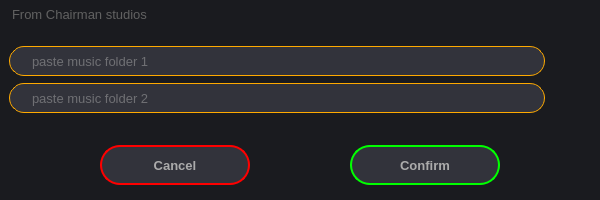
<?xml version="1.0" encoding="UTF-8"?>
<ui version="4.0">
 <class>MainWindow</class>
 <widget class="QMainWindow" name="MainWindow">
  <property name="geometry">
   <rect>
    <x>0</x>
    <y>0</y>
    <width>600</width>
    <height>200</height>
   </rect>
  </property>
  <property name="minimumSize">
   <size>
    <width>600</width>
    <height>200</height>
   </size>
  </property>
  <property name="maximumSize">
   <size>
    <width>600</width>
    <height>200</height>
   </size>
  </property>
  <property name="windowTitle">
   <string>MainWindow</string>
  </property>
  <property name="styleSheet">
   <string notr="true">background-color: rgb(58, 58, 58);</string>
  </property>
  <widget class="QWidget" name="centralwidget">
   <property name="styleSheet">
    <string notr="true">QFrame *{
	border: none;
	background-color: rgb(26, 27, 31);
}

QWidget *{
	border: none;
	background-color: rgb(26, 27, 31);
}</string>
   </property>
   <layout class="QVBoxLayout" name="verticalLayout">
    <property name="spacing">
     <number>0</number>
    </property>
    <property name="leftMargin">
     <number>0</number>
    </property>
    <property name="topMargin">
     <number>0</number>
    </property>
    <property name="rightMargin">
     <number>0</number>
    </property>
    <property name="bottomMargin">
     <number>0</number>
    </property>
    <item>
     <widget class="QFrame" name="title_bar">
      <property name="minimumSize">
       <size>
        <width>0</width>
        <height>30</height>
       </size>
      </property>
      <property name="maximumSize">
       <size>
        <width>16777215</width>
        <height>30</height>
       </size>
      </property>
      <property name="styleSheet">
       <string notr="true"/>
      </property>
      <property name="frameShape">
       <enum>QFrame::NoFrame</enum>
      </property>
      <property name="frameShadow">
       <enum>QFrame::Raised</enum>
      </property>
      <layout class="QHBoxLayout" name="horizontalLayout_3">
       <property name="spacing">
        <number>0</number>
       </property>
       <property name="leftMargin">
        <number>5</number>
       </property>
       <property name="topMargin">
        <number>0</number>
       </property>
       <property name="rightMargin">
        <number>0</number>
       </property>
       <property name="bottomMargin">
        <number>0</number>
       </property>
       <item>
        <widget class="QLabel" name="label_2">
         <property name="text">
          <string/>
         </property>
         <property name="pixmap">
          <pixmap resource="../resources.qrc">:/icons/assets/play.svg</pixmap>
         </property>
        </widget>
       </item>
       <item>
        <widget class="QLabel" name="label">
         <property name="text">
          <string>&lt;html&gt;&lt;head/&gt;&lt;body&gt;&lt;p&gt;&lt;span style=&quot; font-size:10pt; color:#616161;&quot;&gt;From Chairman studios&lt;/span&gt;&lt;/p&gt;&lt;/body&gt;&lt;/html&gt;</string>
         </property>
        </widget>
       </item>
       <item>
        <spacer name="horizontalSpacer">
         <property name="orientation">
          <enum>Qt::Horizontal</enum>
         </property>
         <property name="sizeHint" stdset="0">
          <size>
           <width>375</width>
           <height>20</height>
          </size>
         </property>
        </spacer>
       </item>
       <item>
        <widget class="QPushButton" name="dialogMini">
         <property name="minimumSize">
          <size>
           <width>28</width>
           <height>28</height>
          </size>
         </property>
         <property name="maximumSize">
          <size>
           <width>28</width>
           <height>28</height>
          </size>
         </property>
         <property name="styleSheet">
          <string notr="true">QPushButton {
	border: none;
	background-color: rgb(26, 27, 31);
}

QPushButton:hover {
	background-color: rgb(45, 47, 54);
}

QPushButton:pressed {
	background-color: rgb(0, 0, 0);
}</string>
         </property>
         <property name="text">
          <string/>
         </property>
         <property name="icon">
          <iconset resource="../resources.qrc">
           <normaloff>:/icons/assets/minus.svg</normaloff>:/icons/assets/minus.svg</iconset>
         </property>
         <property name="iconSize">
          <size>
           <width>16</width>
           <height>16</height>
          </size>
         </property>
        </widget>
       </item>
       <item>
        <widget class="QPushButton" name="dialogClose">
         <property name="minimumSize">
          <size>
           <width>30</width>
           <height>28</height>
          </size>
         </property>
         <property name="maximumSize">
          <size>
           <width>30</width>
           <height>28</height>
          </size>
         </property>
         <property name="styleSheet">
          <string notr="true">QPushButton {
	border: none;
	background-color: rgb(26, 27, 31);
}

QPushButton:hover {
	background-color: rgb(255, 94, 20);
}

QPushButton:pressed {
	background-color: rgb(255, 0, 0);
}</string>
         </property>
         <property name="text">
          <string/>
         </property>
         <property name="icon">
          <iconset resource="../resources.qrc">
           <normaloff>:/icons/assets/close.svg</normaloff>:/icons/assets/close.svg</iconset>
         </property>
         <property name="iconSize">
          <size>
           <width>16</width>
           <height>16</height>
          </size>
         </property>
        </widget>
       </item>
      </layout>
     </widget>
    </item>
    <item>
     <widget class="QFrame" name="inputFrame">
      <property name="minimumSize">
       <size>
        <width>0</width>
        <height>100</height>
       </size>
      </property>
      <property name="maximumSize">
       <size>
        <width>16777215</width>
        <height>100</height>
       </size>
      </property>
      <property name="frameShape">
       <enum>QFrame::NoFrame</enum>
      </property>
      <property name="frameShadow">
       <enum>QFrame::Raised</enum>
      </property>
      <layout class="QHBoxLayout" name="horizontalLayout_2">
       <item>
        <widget class="QFrame" name="frame_4">
         <property name="frameShape">
          <enum>QFrame::StyledPanel</enum>
         </property>
         <property name="frameShadow">
          <enum>QFrame::Raised</enum>
         </property>
         <layout class="QVBoxLayout" name="verticalLayout_2">
          <property name="spacing">
           <number>0</number>
          </property>
          <property name="leftMargin">
           <number>0</number>
          </property>
          <property name="topMargin">
           <number>0</number>
          </property>
          <property name="rightMargin">
           <number>0</number>
          </property>
          <property name="bottomMargin">
           <number>0</number>
          </property>
          <item>
           <widget class="QLineEdit" name="folder1">
            <property name="minimumSize">
             <size>
              <width>0</width>
              <height>30</height>
             </size>
            </property>
            <property name="maximumSize">
             <size>
              <width>16777215</width>
              <height>30</height>
             </size>
            </property>
            <property name="font">
             <font>
              <pointsize>10</pointsize>
              <bold>false</bold>
             </font>
            </property>
            <property name="styleSheet">
             <string notr="true">border: 1px solid rgb(255, 170, 0);
border-radius: 15px;
padding-left: 20px;
background-color: rgb(50, 51, 59);
color: rgb(171, 171, 171); </string>
            </property>
            <property name="text">
             <string/>
            </property>
            <property name="placeholderText">
             <string>paste music folder 1</string>
            </property>
            <property name="clearButtonEnabled">
             <bool>true</bool>
            </property>
           </widget>
          </item>
          <item>
           <widget class="QLineEdit" name="folder2">
            <property name="minimumSize">
             <size>
              <width>0</width>
              <height>30</height>
             </size>
            </property>
            <property name="maximumSize">
             <size>
              <width>16777215</width>
              <height>30</height>
             </size>
            </property>
            <property name="font">
             <font>
              <pointsize>10</pointsize>
              <bold>false</bold>
             </font>
            </property>
            <property name="styleSheet">
             <string notr="true">border: 1px solid rgb(255, 170, 0);
border-radius: 15px;
padding-left: 20px;
background-color: rgb(50, 51, 59);
color: rgb(171, 171, 171); </string>
            </property>
            <property name="text">
             <string/>
            </property>
            <property name="placeholderText">
             <string>paste music folder 2</string>
            </property>
            <property name="clearButtonEnabled">
             <bool>true</bool>
            </property>
           </widget>
          </item>
         </layout>
        </widget>
       </item>
       <item>
        <widget class="QFrame" name="frame_3">
         <property name="minimumSize">
          <size>
           <width>40</width>
           <height>0</height>
          </size>
         </property>
         <property name="maximumSize">
          <size>
           <width>40</width>
           <height>16777215</height>
          </size>
         </property>
         <property name="sizeIncrement">
          <size>
           <width>40</width>
           <height>0</height>
          </size>
         </property>
         <property name="frameShape">
          <enum>QFrame::NoFrame</enum>
         </property>
         <property name="frameShadow">
          <enum>QFrame::Raised</enum>
         </property>
         <layout class="QVBoxLayout" name="verticalLayout_3">
          <property name="spacing">
           <number>0</number>
          </property>
          <property name="leftMargin">
           <number>0</number>
          </property>
          <property name="topMargin">
           <number>0</number>
          </property>
          <property name="rightMargin">
           <number>0</number>
          </property>
          <property name="bottomMargin">
           <number>0</number>
          </property>
          <item>
           <widget class="QPushButton" name="selectFolder">
            <property name="minimumSize">
             <size>
              <width>28</width>
              <height>28</height>
             </size>
            </property>
            <property name="maximumSize">
             <size>
              <width>28</width>
              <height>28</height>
             </size>
            </property>
            <property name="toolTip">
             <string>&lt;html&gt;&lt;head/&gt;&lt;body&gt;&lt;p&gt;Select Folder 1&lt;/p&gt;&lt;/body&gt;&lt;/html&gt;</string>
            </property>
            <property name="styleSheet">
             <string notr="true">QPushButton {
	border: none;
	background-color: rgb(26, 27, 31);
	border-radius: 14px;
}

QPushButton:hover {
	background-color: rgb(45, 47, 54);
}

QPushButton:pressed {
	background-color: rgb(50, 51, 59);
}

QToolTip {
	background-color: rgb(26, 27, 31);
	color: rgb(255, 192, 0);
	min-width: 100px;
	min-height: 20px;
	border: 2px solid rgb(255, 85, 0) ;
	border-radius: 10px;
	font-weight: bold;
	margin: 0px;
	padding: 0px;
}





















</string>
            </property>
            <property name="text">
             <string/>
            </property>
            <property name="icon">
             <iconset resource="../resources.qrc">
              <normaloff>:/icons/assets/music_folder.svg</normaloff>:/icons/assets/music_folder.svg</iconset>
            </property>
            <property name="iconSize">
             <size>
              <width>16</width>
              <height>16</height>
             </size>
            </property>
           </widget>
          </item>
          <item>
           <widget class="QPushButton" name="selectFolder2">
            <property name="minimumSize">
             <size>
              <width>28</width>
              <height>28</height>
             </size>
            </property>
            <property name="maximumSize">
             <size>
              <width>28</width>
              <height>28</height>
             </size>
            </property>
            <property name="toolTip">
             <string>&lt;html&gt;&lt;head/&gt;&lt;body&gt;&lt;p&gt;Select Folder 2&lt;/p&gt;&lt;/body&gt;&lt;/html&gt;</string>
            </property>
            <property name="styleSheet">
             <string notr="true">QPushButton {
	border: none;
	background-color: rgb(26, 27, 31);
	border-radius: 14px;
}

QPushButton:hover {
	background-color: rgb(45, 47, 54);
}

QPushButton:pressed {
	background-color: rgb(50, 51, 59);
}

QToolTip {
	background-color: rgb(26, 27, 31);
	color: rgb(255, 192, 0);
	min-width: 120px;
	min-height: 20px;
	border: 2px solid rgb(255, 85, 0) ;
	border-radius: 10px;
	font-weight: bold;
	margin: 0px;
	padding: 0px;
}</string>
            </property>
            <property name="text">
             <string/>
            </property>
            <property name="icon">
             <iconset resource="../resources.qrc">
              <normaloff>:/icons/assets/music_folder.svg</normaloff>:/icons/assets/music_folder.svg</iconset>
            </property>
            <property name="iconSize">
             <size>
              <width>16</width>
              <height>16</height>
             </size>
            </property>
           </widget>
          </item>
         </layout>
        </widget>
       </item>
      </layout>
     </widget>
    </item>
    <item>
     <widget class="QFrame" name="buttonFrame">
      <property name="frameShape">
       <enum>QFrame::StyledPanel</enum>
      </property>
      <property name="frameShadow">
       <enum>QFrame::Raised</enum>
      </property>
      <layout class="QHBoxLayout" name="horizontalLayout">
       <property name="spacing">
        <number>0</number>
       </property>
       <property name="leftMargin">
        <number>0</number>
       </property>
       <property name="topMargin">
        <number>0</number>
       </property>
       <property name="rightMargin">
        <number>0</number>
       </property>
       <property name="bottomMargin">
        <number>0</number>
       </property>
       <item>
        <widget class="QPushButton" name="cancelBtn">
         <property name="minimumSize">
          <size>
           <width>150</width>
           <height>40</height>
          </size>
         </property>
         <property name="maximumSize">
          <size>
           <width>150</width>
           <height>40</height>
          </size>
         </property>
         <property name="styleSheet">
          <string notr="true">QPushButton {
	background-color: rgb(50, 51, 59);
	border: 2px solid rgb(255, 0, 0);
	border-radius: 20px;
	color: rgb(171, 171, 171);
	font-size: 13px;
	font-weight: bold;
}

QPushButton:hover {
	background-color: rgb(74, 74, 74);
}

QPushButton:pressed {
	background-color: rgb(0, 0, 0);
}</string>
         </property>
         <property name="text">
          <string>Cancel</string>
         </property>
         <property name="icon">
          <iconset resource="../resources.qrc">
           <normaloff>:/icons/assets/music_folder.svg</normaloff>:/icons/assets/music_folder.svg</iconset>
         </property>
         <property name="iconSize">
          <size>
           <width>25</width>
           <height>25</height>
          </size>
         </property>
        </widget>
       </item>
       <item>
        <widget class="QPushButton" name="confirm">
         <property name="minimumSize">
          <size>
           <width>150</width>
           <height>40</height>
          </size>
         </property>
         <property name="maximumSize">
          <size>
           <width>150</width>
           <height>40</height>
          </size>
         </property>
         <property name="styleSheet">
          <string notr="true">QPushButton {
	background-color: rgb(50, 51, 59);
	border: 2px solid rgb(0, 255, 0);
	border-radius: 20px;
	color: rgb(171, 171, 171);
	font-size: 13px;
	font-weight: bold;
}

QPushButton:hover {
	background-color: rgb(74, 74, 74);
}

QPushButton:pressed {
	background-color: rgb(0, 0, 0);
}</string>
         </property>
         <property name="text">
          <string>Confirm</string>
         </property>
         <property name="icon">
          <iconset resource="../resources.qrc">
           <normaloff>:/icons/assets/tick-green.svg</normaloff>:/icons/assets/tick-green.svg</iconset>
         </property>
         <property name="iconSize">
          <size>
           <width>25</width>
           <height>25</height>
          </size>
         </property>
        </widget>
       </item>
      </layout>
     </widget>
    </item>
   </layout>
  </widget>
 </widget>
 <resources>
  <include location="../resources.qrc"/>
 </resources>
 <connections/>
</ui>
